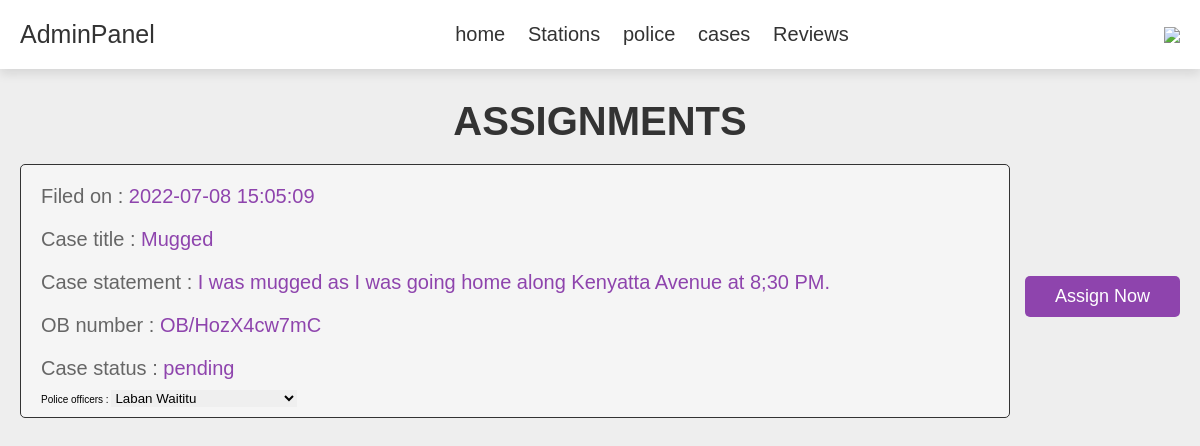
Page /admin_assigncase.php?case_id=5 (signed in) on the committed database.
### tables this page shows
CREATE TABLE `cases` (
  `id` int(100) NOT NULL,
  `userid` int(100) NOT NULL,
  `obnumber` varchar(100) NOT NULL,
  `title` varchar(100) NOT NULL,
  `statement` text NOT NULL,
  `date` varchar(100) NOT NULL,
  `status` varchar(100) NOT NULL
);

### admin_assigncase.php (the view, shortened to what this page needs)
<?php
include 'config.php';
$case_id = $_GET['case_id'];
?>
<!DOCTYPE html>
<html lang="en">
<head>
    <link rel="stylesheet" href="css/style.css">
    <link rel="stylesheet" href="css/admin_style.css">
</head>
<body>
    <?php include 'admin_header.php'; ?>
    <section class="placed-orders">
        <h1 class="title">assignments</h1>
        <div class="box-container">
            <?php
            $cases_query = mysqli_query($conn, "SELECT * FROM `cases` where id='$case_id'") or die('query failed');
            if (mysqli_num_rows($cases_query) > 0) {
                while ($fetch_cases = mysqli_fetch_assoc($cases_query)) {
            ?>
                    <div class="box">
                        <p> Filed on : <span><?php echo $fetch_cases['date']; ?></span> </p>
                        <p> Case title : <span><?php echo $fetch_cases['title']; ?></span> </p>
                        <p> Case statement : <span><?php echo $fetch_cases['statement']; ?></span> </p>
                        <p> OB number : <span><?php echo $fetch_cases['obnumber']; ?></span> </p>
                        <p> Case status : <span><?php echo $fetch_cases['status']; ?></span> </p>
                        <form action="admin_assigncase.php" method="post">
                            <span>Police officers :</span>
                            <select name="police_officer_id">
                                <?php
                                $police_officers_query = mysqli_query($conn, "SELECT * FROM `police`") or die('query failed');
                                if (mysqli_num_rows($police_officers_query) > 0) {
                                    while ($fetch_police_officers = mysqli_fetch_assoc($police_officers_query)) {
                                ?>
                                        <option value="<?php echo $fetch_police_officers['id']; ?>"><?php echo $fetch_police_officers['fullname']; ?></option>
                                <?php
                                    }
                                }
                                ?>
                            </select>
                    </div>
                    <input type="submit" value="Assign now" class="btn" name="assign_btn">
            <?php
                }
            } else {
                echo '<p class="empty">no orders placed yet!</p>';
            }
            ?>
        </div>
    </section>
</body>
</html>

### style.css (style rules this page uses)
:root { --purple: #8e44ad; --red: #c0392b; --orange: #f39c12; --black: #333; --white: #fff; --light-color: #666; --light-white: #ccc; --light-bg: #f5f5f5; --border: 0.1rem solid var(--black); --box-shadow: 0 0.5rem 1rem rgba(0, 0, 0, 0.1); }
* { font-family: sans-serif; margin: 0; padding: 0; box-sizing: border-box; outline: none; border: none; text-decoration: none; transition: all 0.2s linear; }
html { font-size: 62.5%; overflow-x: hidden; }
section { padding: 50px 100px; }
.title { text-align: center; margin-bottom: 2rem; text-transform: uppercase; color: var(--black); font-size: 4rem; }
.btn, .option-btn, .delete-btn, .white-btn { display: inline-block; margin-top: 1rem; padding: 1rem 3rem; cursor: pointer; color: var(--white); font-size: 1.8rem; border-radius: 0.5rem; text-transform: capitalize; }
.white-btn, .btn { background-color: var(--purple); }
.placed-orders .box-container { max-width: 1200px; margin: 0 auto; display: flex; flex-wrap: wrap; align-items: center; gap: 1.5rem; }
.placed-orders .box-container .box { flex: 1 1 40rem; border-radius: 0.5rem; padding: 2rem; border: var(--border); background-color: var(--light-bg); padding: 1rem 2rem; }
.placed-orders .box-container .box p { padding: 1rem 0; font-size: 2rem; color: var(--light-color); }
.placed-orders .box-container .box p span { color: var(--purple); }

### admin_style.css (style rules this page uses)
:root { --purple: #8e44ad; --red: #c0392b; --orange: #f39c12; --black: #333; --white: #fff; --light-color: #666; --light-white: #ccc; --light-bg: #f5f5f5; --border: 0.1rem solid var(--black); --box-shadow: 0 0.5rem 1rem rgba(0, 0, 0, 0.1); }
* { font-family: sans-serif; margin: 0; padding: 0; box-sizing: border-box; outline: none; border: none; text-decoration: none; transition: all 0.2s linear; }
html { font-size: 62.5%; overflow-x: hidden; }
body { background-color: var(--light-bg); }
section { padding: 3rem 2rem; }
.title { text-align: center; margin-bottom: 2rem; text-transform: uppercase; color: var(--black); font-size: 4rem; }
.btn, .option-btn, .delete-btn, .white-btn { display: inline-block; margin-top: 1rem; padding: 1rem 3rem; cursor: pointer; color: var(--white); font-size: 1.8rem; border-radius: 0.5rem; text-transform: capitalize; }
.white-btn, .btn { background-color: var(--purple); }
:root { --poppins: 'Poppins', sans-serif; --lato: 'Lato', sans-serif; --light: #F9F9F9; --blue: #3C91E6; --light-blue: #CFE8FF; --grey: #eee; --dark-grey: #AAAAAA; --dark: #342E37; --red: #DB504A; --yellow: #FFCE26; --light-yellow: #FFF2C6; --orange: #FD7238; --light-orange: #FFE0D3; }
body { background: var(--grey); overflow-x: hidden; }

### rows in the picture
cases: date "2022-07-08 15:05:09", title "Mugged", statement "I was mugged as I was going home along Kenyatta Avenue at 8;30 PM.", obnumber "OB/HozX4cw7mC", status "pending"

### other values in the picture
form field police_officer_id "Laban Waititu"
